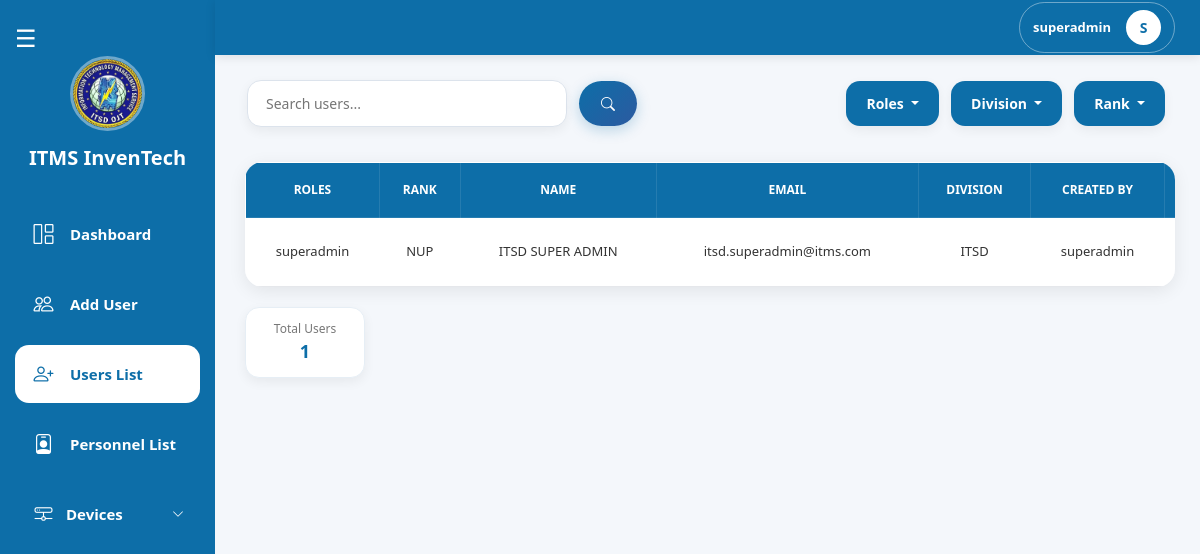
The page /pages/superadmin/users_list.php (signed in) on the database its author committed.
### tables this page shows
CREATE TABLE `users` (
  `id` int(11) NOT NULL,
  `role_id` int(11) NOT NULL,
  `division_id` int(11) NOT NULL,
  `email` varchar(255) NOT NULL,
  `password` varchar(255) NOT NULL,
  `rank_id` int(11) NOT NULL,
  `first_name` varchar(255) NOT NULL,
  `middle_name` varchar(255) DEFAULT NULL,
  `last_name` varchar(255) NOT NULL,
  `username` varchar(255) NOT NULL,
  `is_active` tinyint(1) NOT NULL DEFAULT 1,
  `creator_user_id` int(11) NOT NULL,
  `created_date` date NOT NULL DEFAULT current_timestamp(),
  `last_update_at` date DEFAULT NULL
);

CREATE TABLE `roles` (
  `id` int(11) NOT NULL,
  `role_name` varchar(255) NOT NULL
);

CREATE TABLE `ranks` (
  `id` int(11) NOT NULL,
  `rank` varchar(255) NOT NULL,
  `sort_order` int(11) DEFAULT 999
);

CREATE TABLE `divisions` (
  `id` int(11) NOT NULL,
  `division` varchar(100) NOT NULL
);

### pages/superadmin/users_list.php (the view, shortened to what this page needs)
<?php
include("../../config/db.php");
$limit  = 10;
$page   = max(1, (int)($_GET['page'] ?? 1));
$offset = ($page - 1) * $limit;
$search          = trim($_GET['search']    ?? '');
$roleFilters     = array_filter(array_map('intval', (array)($_GET['roles']     ?? [])));
$rankFilters     = array_filter(array_map('intval', (array)($_GET['ranks']     ?? [])));
$divisionFilters = array_filter(array_map('intval', (array)($_GET['divisions'] ?? [])));
$where  = "WHERE u.is_active = 1";
$params = [];
$types  = '';
$baseSql = "
    SELECT u.id, u.username, u.email, u.role_id, u.division_id, u.rank_id, u.is_active,
        TRIM(CONCAT(u.first_name, ' ', IFNULL(u.middle_name,''), ' ', u.last_name)) AS full_name,
        d.division   AS division_name,
        r.rank       AS rank_name,
        rl.role_name AS role_name,
        c.username   AS created_by
    FROM users u
    LEFT JOIN divisions d ON u.division_id = d.id
    LEFT JOIN ranks r     ON u.rank_id     = r.id
    LEFT JOIN roles rl    ON u.role_id     = rl.id
    LEFT JOIN users c     ON u.creator_user_id = c.id
    $where
";
$totalUsers = (int)$conn->query("SELECT COUNT(*) AS total FROM users WHERE is_active = 1")->fetch_assoc()['total'];
$countStmt = $conn->prepare("SELECT COUNT(*) AS total FROM ($baseSql) t");
$countStmt->execute();
$totalFiltered    = (int)$countStmt->get_result()->fetch_assoc()['total'];
$isFiltering      = $search !== '' || !empty($roleFilters) || !empty($rankFilters) || !empty($divisionFilters);
$displayTotalUsers = $isFiltering ? $totalFiltered : $totalUsers;
$dataParams   = $params;
$dataTypes    = $types . 'ii';
$dataParams[] = $limit;
$dataParams[] = $offset;
$stmt = $conn->prepare($baseSql . " ORDER BY FIELD(rl.role_name,'Superadmin','Admin','Encoder','User') ASC, u.id DESC LIMIT ? OFFSET ?");
$stmt->bind_param($dataTypes, ...$dataParams);
$stmt->execute();
$result = $stmt->get_result();
$rows = [];
while ($row = $result->fetch_assoc()) $rows[] = $row;
$allRoles     = [];
$rq = $conn->query("SELECT id, role_name FROM roles ORDER BY id ASC");
while ($r = $rq->fetch_assoc()) $allRoles[] = $r;
$allRanks     = [];
$rkq = $conn->query("SELECT id, rank FROM ranks ORDER BY id ASC");
while ($r = $rkq->fetch_assoc()) $allRanks[] = $r;
$allDivisions = [];
$dq = $conn->query("SELECT id, division FROM divisions ORDER BY id ASC");
while ($r = $dq->fetch_assoc()) $allDivisions[] = $r;
?>
<!DOCTYPE html>
<html lang="en">
<head>
    <link href="https://cdn.jsdelivr.net/npm/bootstrap@5.3.3/dist/css/bootstrap.min.css" rel="stylesheet">
    <link rel="stylesheet" href="https://cdn.jsdelivr.net/npm/bootstrap-icons@1.11.3/font/bootstrap-icons.min.css">
    <link rel="stylesheet" href="../superadmin/css/super_admin.css">
    <link rel="stylesheet" href="css/superadmin_navbar.css">
    <link rel="stylesheet" href="./css/superadmin_sidebar.css">
</head>
<body>
    <?php include 'superadmin_sidebar.php'; ?>
    <?php include 'superadmin_navbar.php'; ?>
    <div class="top-bar">
        <div class="search-container">
            <form method="GET" class="search-form" action="users_list.php">
                <input type="text" name="search" class="search-input" placeholder="Search users..." value="<?= htmlspecialchars($search) ?>">
                <button type="submit" class="search-btn"><i class="bi bi-search"></i></button>
            </form>
        </div>
        <div class="right-side">
            <form method="GET" action="users_list.php" id="filterForm" style="display:contents;">
                <div class="dropdown">
                    <?php $roleLabel = empty($roleFilters) ? 'Roles' : (count($roleFilters) === 1
                        ? ($allRoles[array_search($roleFilters[0], array_column($allRoles, 'id'))]['role_name'] ?? 'Roles')
                        : count($roleFilters) . ' Roles selected'); ?>
                    <button class="btn filter-btn dropdown-toggle" type="button"
                        data-bs-toggle="dropdown" data-bs-auto-close="outside">
                        <?= htmlspecialchars($roleLabel) ?>
                    </button>
                </div>
                <div class="dropdown">
                    <?php $divLabel = empty($divisionFilters) ? 'Division' : (count($divisionFilters) === 1
                        ? ($allDivisions[array_search($divisionFilters[0], array_column($allDivisions, 'id'))]['division'] ?? 'Division')
                        : count($divisionFilters) . ' Divisions selected'); ?>
                    <button class="btn filter-btn dropdown-toggle" type="button"
                        data-bs-toggle="dropdown" data-bs-auto-close="outside">
                        <?= htmlspecialchars($divLabel) ?>
                    </button>
                </div>
                <div class="dropdown">
                    <?php $rankLabel = empty($rankFilters) ? 'Rank' : (count($rankFilters) === 1
                        ? ($allRanks[array_search($rankFilters[0], array_column($allRanks, 'id'))]['rank'] ?? 'Rank')
                        : count($rankFilters) . ' Ranks selected'); ?>
                    <button class="btn filter-btn dropdown-toggle" type="button"
                        data-bs-toggle="dropdown" data-bs-auto-close="outside">
                        <?= htmlspecialchars($rankLabel) ?>
                    </button>
                </div>
            </form>
        </div>
    </div>
    <div class="contenttable">
        <div class="table-container">
            <table class="users-table" id="usersTable">
                <thead>
                    <tr>
                        <th>ROLES</th>
                        <th>RANK</th>
                        <th>NAME</th>
                        <th>EMAIL</th>
                        <th>DIVISION</th>
                        <th>CREATED BY</th>
                        <th>ACTION</th>
                    </tr>
                </thead>
                <tbody id="usersTableBody">
                    <?php if (!empty($rows)): ?>
                        <?php foreach ($rows as $row): ?>
                            <tr id="row-<?= $row['id'] ?>">
                                <td><?= htmlspecialchars($row['role_name']     ?? 'N/A') ?></td>
                                <td><?= htmlspecialchars($row['rank_name']     ?? 'N/A') ?></td>
                                <td><?= htmlspecialchars($row['full_name']) ?></td>
                                <td><?= htmlspecialchars($row['email']) ?></td>
                                <td><?= htmlspecialchars($row['division_name'] ?? 'N/A') ?></td>
                                <td><?= htmlspecialchars($row['created_by']    ?? 'SYSTEM') ?></td>
                                <td class="action-buttons">
                                </td>
                            </tr>
                        <?php endforeach; ?>
                    <?php else: ?>
                        <tr id="noDataRow">
                            <td colspan="7" class="text-center py-3">No users found.</td>
                        </tr>
                    <?php endif; ?>
                </tbody>
            </table>
        </div>
        <div class="table-footer">
            <div class="user-stats">
                <div class="stat-box total">
                    <span class="label">Total Users</span>
                    <span class="value" id="totalUserCount"><?= $displayTotalUsers ?></span>
                </div>
            </div>
        </div>
    </div>
</body>
</html>

### pages/superadmin/superadmin_sidebar.php (shortened to what this page needs)
<head>
    <link rel="stylesheet" href="https://cdn.jsdelivr.net/npm/bootstrap-icons@1.11.3/font/bootstrap-icons.min.css">
</head>
<div class="sidebar" id="sidebar">
    <div class="nav-left">
        <span class="toggle-btn" id="toggleBtn">☰</span>
    </div>
    <img src="../../assets/img/ITMSLOGO.jpg" class="logo">
    <h2 class="sidebar-title">ITMS InvenTech</h2>
    <a href="superadmin_dashboard.php"
        class="<?= basename($_SERVER['PHP_SELF']) == 'superadmin_dashboard.php' ? 'active' : '' ?>">
        <span class="icon"><i class="bi bi-grid-1x2"></i></span>
        <span class="text">Dashboard</span>
    </a>
    <a href="../superadmin/user_create.php"
        class="<?= basename($_SERVER['PHP_SELF']) == 'user_create.php' ? 'active' : '' ?>">
        <span class="icon"><i class="bi bi-people"></i></span>
        <span class="text">Add User</span>
    </a>
    <a href="../superadmin/users_list.php"
        class="<?= basename($_SERVER['PHP_SELF']) == 'users_list.php' ? 'active' : '' ?>">
        <span class="icon"><i class="bi bi-person-plus"></i></span>
        <span class="text">Users List</span>
    </a>
    <a href="../superadmin/personnel_list.php"
        class="<?= basename($_SERVER['PHP_SELF']) == 'personnel_list.php' ? 'active' : '' ?>">
        <span class="icon"><i class="bi bi-person-badge"></i></span>
        <span class="text">Personnel List</span>
    </a>
    <div class="dropdown">
        <button class="dropdown-btn" id="deviceDropdownBtn">
            <div class="menu-item">
                <span class="icon">
                    <i class="bi bi-hdd-network"></i>
                </span>
                <span class="text">Devices</span>
            </div>
            <span class="arrow"><i class="bi bi-chevron-down"></i></span>
        </button>
    </div>
</div>

### pages/superadmin/superadmin_navbar.php (shortened to what this page needs)
<?php
$user = $_SESSION['user'] ?? [];
$username = $user['username'] ?? 'User';
?>
<header class="header">
    <div class="navbar">
        <div class="admin-profile" id="adminProfile">
            <span class="username">
                <?= htmlspecialchars($username) ?>
            </span>
            <div class="profile-avatar">
                <?= strtoupper(substr($username, 0, 1)) ?>
            </div>
        </div>
    </div>
</header>

### pages/superadmin/css/super_admin.css (style rules this page uses)
body { background: #f4f7fb; overflow-x: hidden; }
.sidebar a, .dropdown-btn { position: relative; overflow: visible; }
.top-bar { margin-top: 80px; margin-left: 247px; margin-right: 35px; display: flex; justify-content: space-between; align-items: center; gap: 20px; flex-wrap: wrap; transition: all 0.3s ease; }
.search-container { display: flex; align-items: center; }
.search-form { display: flex; align-items: center; gap: 12px; }
.right-side { display: flex; align-items: center; gap: 12px; }
.filter-btn { border: none; padding: 12px 20px; border-radius: 14px; background: #0d6ea8; color: white; font-size: 14px; font-weight: 600; cursor: pointer; box-shadow: 0 4px 12px rgba(0, 0, 0, 0.06); transition: all 0.3s ease; }
.search-input { width: 320px; padding: 12px 18px; border: 1px solid #dce3ec; border-radius: 14px; outline: none; font-size: 14px; font-weight: 500; background: #ffffff; box-shadow: 0 4px 12px rgba(0, 0, 0, 0.06); transition: all 0.3s ease; }
.search-btn { border: none; padding: 12px 22px; border-radius: 24px; background: linear-gradient(135deg, #0d6ea8, #2c5aa0); color: white; font-size: 14px; font-weight: 600; cursor: pointer; transition: all 0.3s ease; box-shadow: 0 4px 14px rgba(13, 110, 168, 0.25); }
.contenttable { margin-left: 220px; margin-top: 10px; padding: 25px; transition: all 0.3s ease; }
.table-container { width: 100%; background: #fff; border-radius: 18px; overflow-x: auto; box-shadow: 0 4px 18px rgba(0, 0, 0, 0.08); }
.users-table { width: 100%; border-collapse: collapse; min-width: 1200px; }
.users-table thead { background: #0d6ea8; }
.users-table thead th { color: white; padding: 18px 12px; border: 1px solid rgba(255, 255, 255, 0.1); font-size: 12px; font-weight: 700; text-align: center; white-space: nowrap; text-transform: uppercase; }
.users-table tbody td { padding: 16px 12px; font-size: 13px; text-align: center; border-bottom: 1px solid #e5e7eb; color: #333; white-space: nowrap; }
.action-buttons { display: flex; justify-content: center; align-items: center; gap: 10px; }
.table-footer { margin-top: 20px; display: flex; justify-content: space-between; align-items: center; gap: 20px; flex-wrap: wrap; }
.user-stats { display: flex; gap: 12px; }
.stat-box { min-width: 120px; padding: 12px 16px; border-radius: 14px; background: #fff; border: 1px solid #e6eef5; box-shadow: 0 4px 12px rgba(0, 0, 0, 0.06); text-align: center; }
.stat-box .label { font-size: 12px; color: #777; display: block; }
.stat-box .value { font-size: 18px; font-weight: bold; color: #0d6ea8; }
.users-table tbody tr:nth-child(odd) { background-color: #ffffff; }

### pages/superadmin/css/superadmin_navbar.css (style rules this page uses)
.header { position: fixed; top: 0; left: 214.9px; right: 0; height: 55px; background: #0d6ea8; display: flex; align-items: center; padding: 0 25px; box-shadow: 0 2px 10px rgba(0, 0, 0, 0.1); z-index: 1000; transition: 0.3s; }
.navbar { width: 100%; display: flex; align-items: center; justify-content: space-between; }
.logo { width: 42px; height: 42px; border-radius: 10px; object-fit: cover; }
.admin-profile { display: flex; align-items: center; gap: 15px; padding: 7px 13px; margin-left: auto; border-radius: 30px; border: 1px solid rgba(255, 255, 255, 0.4); cursor: pointer; color: white; position: relative; transition: 0.3s; }
.username { font-size: 13px; font-weight: 600; }
.profile-avatar { width: 35px; height: 35px; background: white; color: #0d6ea8; border-radius: 50%; display: flex; align-items: center; justify-content: center; font-weight: bold; font-size: 14px; }

### rows shown on the page
users: username "superadmin", username "S", role.role_name "superadmin", rank.rank "NUP", full_name "ITSD SUPER ADMIN", email "itsd.superadmin@itms.com", division.division "ITSD"

### other values the page prints
$roleLabel "Roles"
$divLabel "Division"
$rankLabel "Rank"
$displayTotalUsers "1"
